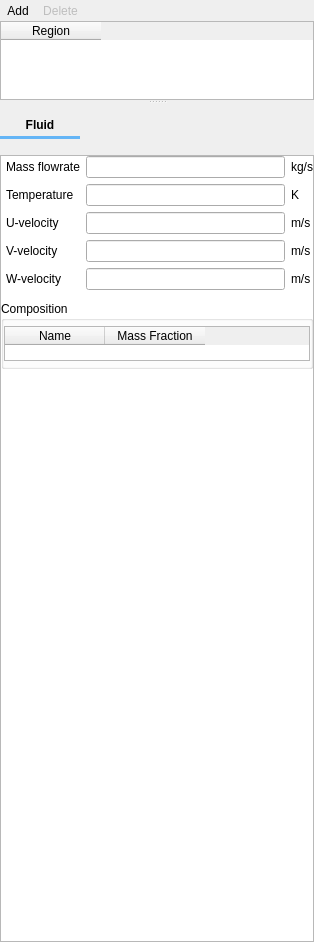
<?xml version="1.0" encoding="UTF-8"?>
<ui version="4.0">
 <class>point_sources</class>
 <widget class="QWidget" name="point_sources">
  <property name="geometry">
   <rect>
    <x>0</x>
    <y>0</y>
    <width>314</width>
    <height>942</height>
   </rect>
  </property>
  <property name="windowTitle">
   <string>Point Sources</string>
  </property>
  <property name="styleSheet">
   <string notr="true"/>
  </property>
  <layout class="QVBoxLayout" name="verticalLayout">
   <property name="spacing">
    <number>0</number>
   </property>
   <property name="leftMargin">
    <number>0</number>
   </property>
   <property name="topMargin">
    <number>0</number>
   </property>
   <property name="rightMargin">
    <number>0</number>
   </property>
   <property name="bottomMargin">
    <number>0</number>
   </property>
   <item>
    <widget class="QSplitter" name="splitter">
     <property name="orientation">
      <enum>Qt::Vertical</enum>
     </property>
     <widget class="QFrame" name="top_frame">
      <property name="sizePolicy">
       <sizepolicy hsizetype="Expanding" vsizetype="MinimumExpanding">
        <horstretch>0</horstretch>
        <verstretch>0</verstretch>
       </sizepolicy>
      </property>
      <property name="maximumSize">
       <size>
        <width>16777215</width>
        <height>100</height>
       </size>
      </property>
      <property name="frameShape">
       <enum>QFrame::NoFrame</enum>
      </property>
      <property name="frameShadow">
       <enum>QFrame::Plain</enum>
      </property>
      <layout class="QVBoxLayout" name="verticalLayout_3">
       <property name="spacing">
        <number>0</number>
       </property>
       <property name="leftMargin">
        <number>0</number>
       </property>
       <property name="topMargin">
        <number>0</number>
       </property>
       <property name="rightMargin">
        <number>0</number>
       </property>
       <property name="bottomMargin">
        <number>0</number>
       </property>
       <item>
        <widget class="QFrame" name="frame_add_delete">
         <property name="frameShape">
          <enum>QFrame::NoFrame</enum>
         </property>
         <property name="frameShadow">
          <enum>QFrame::Plain</enum>
         </property>
         <layout class="QHBoxLayout" name="horizontalLayout_7">
          <property name="spacing">
           <number>0</number>
          </property>
          <property name="leftMargin">
           <number>0</number>
          </property>
          <property name="topMargin">
           <number>0</number>
          </property>
          <property name="rightMargin">
           <number>0</number>
          </property>
          <property name="bottomMargin">
           <number>0</number>
          </property>
          <item>
           <layout class="QHBoxLayout" name="horizontalLayout">
            <item>
             <widget class="QToolButton" name="toolbutton_add">
              <property name="toolTip">
               <string>Define new point source over one or more regions</string>
              </property>
              <property name="text">
               <string>Add</string>
              </property>
              <property name="autoRaise">
               <bool>true</bool>
              </property>
             </widget>
            </item>
            <item>
             <widget class="QToolButton" name="toolbutton_delete">
              <property name="enabled">
               <bool>false</bool>
              </property>
              <property name="toolTip">
               <string>Delete point source for region</string>
              </property>
              <property name="text">
               <string>Delete</string>
              </property>
              <property name="autoRaise">
               <bool>true</bool>
              </property>
             </widget>
            </item>
            <item>
             <spacer name="horizontalSpacer">
              <property name="orientation">
               <enum>Qt::Horizontal</enum>
              </property>
              <property name="sizeHint" stdset="0">
               <size>
                <width>40</width>
                <height>20</height>
               </size>
              </property>
             </spacer>
            </item>
           </layout>
          </item>
         </layout>
        </widget>
       </item>
       <item>
        <widget class="QTableWidget" name="tablewidget_regions">
         <property name="maximumSize">
          <size>
           <width>16777215</width>
           <height>100</height>
          </size>
         </property>
         <property name="selectionMode">
          <enum>QAbstractItemView::SingleSelection</enum>
         </property>
         <property name="selectionBehavior">
          <enum>QAbstractItemView::SelectRows</enum>
         </property>
         <attribute name="horizontalHeaderHighlightSections">
          <bool>false</bool>
         </attribute>
         <attribute name="verticalHeaderVisible">
          <bool>false</bool>
         </attribute>
         <column>
          <property name="text">
           <string>Region</string>
          </property>
         </column>
        </widget>
       </item>
      </layout>
     </widget>
     <widget class="QFrame" name="bottom_frame">
      <property name="sizePolicy">
       <sizepolicy hsizetype="Expanding" vsizetype="Expanding">
        <horstretch>0</horstretch>
        <verstretch>0</verstretch>
       </sizepolicy>
      </property>
      <property name="frameShape">
       <enum>QFrame::NoFrame</enum>
      </property>
      <property name="frameShadow">
       <enum>QFrame::Plain</enum>
      </property>
      <layout class="QGridLayout" name="gridLayout_15">
       <property name="leftMargin">
        <number>0</number>
       </property>
       <property name="topMargin">
        <number>10</number>
       </property>
       <property name="rightMargin">
        <number>0</number>
       </property>
       <property name="bottomMargin">
        <number>0</number>
       </property>
       <item row="0" column="0">
        <layout class="QHBoxLayout" name="horizontalLayout_2">
         <item>
          <widget class="QFrame" name="tab_frame">
           <property name="styleSheet">
            <string notr="true">QPushButton:hover {color:#64B5F6; background-color: transparent;}
QPushButton:pressed { color: #64B5F6; background-color: transparent; }
QPushButton:checked { font: bold; background-color: transparent; }
      </string>
           </property>
           <property name="frameShape">
            <enum>QFrame::NoFrame</enum>
           </property>
           <property name="frameShadow">
            <enum>QFrame::Plain</enum>
           </property>
           <layout class="QGridLayout" name="tab_layout">
            <property name="leftMargin">
             <number>0</number>
            </property>
            <property name="topMargin">
             <number>0</number>
            </property>
            <property name="rightMargin">
             <number>0</number>
            </property>
            <property name="bottomMargin">
             <number>10</number>
            </property>
            <property name="spacing">
             <number>0</number>
            </property>
            <item row="1" column="0">
             <widget class="Line" name="tab_underline">
              <property name="sizePolicy">
               <sizepolicy hsizetype="Preferred" vsizetype="Fixed">
                <horstretch>0</horstretch>
                <verstretch>0</verstretch>
               </sizepolicy>
              </property>
              <property name="minimumSize">
               <size>
                <width>0</width>
                <height>3</height>
               </size>
              </property>
              <property name="maximumSize">
               <size>
                <width>16777215</width>
                <height>3</height>
               </size>
              </property>
              <property name="styleSheet">
               <string notr="true">QWidget{
	background-color: #64B5F6;
	border-color: #64B5F6;
}</string>
              </property>
              <property name="lineWidth">
               <number>0</number>
              </property>
              <property name="orientation">
               <enum>Qt::Horizontal</enum>
              </property>
             </widget>
            </item>
            <item row="0" column="0">
             <widget class="QPushButton" name="pushbutton_fluid">
              <property name="font">
               <font>
                <weight>75</weight>
                <bold>true</bold>
               </font>
              </property>
              <property name="text">
               <string>Fluid</string>
              </property>
              <property name="flat">
               <bool>true</bool>
              </property>
             </widget>
            </item>
           </layout>
          </widget>
         </item>
         <item>
          <spacer name="horizontalSpacer_2">
           <property name="orientation">
            <enum>Qt::Horizontal</enum>
           </property>
           <property name="sizeHint" stdset="0">
            <size>
             <width>40</width>
             <height>20</height>
            </size>
           </property>
          </spacer>
         </item>
        </layout>
       </item>
       <item row="1" column="0">
        <widget class="QScrollArea" name="scrollarea_detail">
         <property name="sizePolicy">
          <sizepolicy hsizetype="Expanding" vsizetype="MinimumExpanding">
           <horstretch>0</horstretch>
           <verstretch>0</verstretch>
          </sizepolicy>
         </property>
         <property name="minimumSize">
          <size>
           <width>0</width>
           <height>0</height>
          </size>
         </property>
         <property name="styleSheet">
          <string notr="true">QWidget#detail_pane {background-color: white}</string>
         </property>
         <property name="widgetResizable">
          <bool>true</bool>
         </property>
         <widget class="QWidget" name="detail_pane">
          <property name="geometry">
           <rect>
            <x>0</x>
            <y>0</y>
            <width>310</width>
            <height>774</height>
           </rect>
          </property>
          <layout class="QGridLayout" name="gridLayout_4">
           <property name="leftMargin">
            <number>0</number>
           </property>
           <property name="topMargin">
            <number>0</number>
           </property>
           <property name="rightMargin">
            <number>0</number>
           </property>
           <property name="bottomMargin">
            <number>0</number>
           </property>
           <property name="spacing">
            <number>0</number>
           </property>
           <item row="2" column="0">
            <spacer name="verticalSpacer">
             <property name="orientation">
              <enum>Qt::Vertical</enum>
             </property>
             <property name="sizeHint" stdset="0">
              <size>
               <width>20</width>
               <height>40</height>
              </size>
             </property>
            </spacer>
           </item>
           <item row="0" column="0" rowspan="2" colspan="2">
            <widget class="QStackedWidget" name="stackedwidget">
             <property name="sizePolicy">
              <sizepolicy hsizetype="Preferred" vsizetype="MinimumExpanding">
               <horstretch>0</horstretch>
               <verstretch>0</verstretch>
              </sizepolicy>
             </property>
             <property name="currentIndex">
              <number>0</number>
             </property>
             <widget class="QWidget" name="page_fluid">
              <layout class="QVBoxLayout" name="verticalLayout_2">
               <property name="spacing">
                <number>6</number>
               </property>
               <property name="leftMargin">
                <number>0</number>
               </property>
               <property name="topMargin">
                <number>0</number>
               </property>
               <property name="rightMargin">
                <number>0</number>
               </property>
               <property name="bottomMargin">
                <number>0</number>
               </property>
               <item>
                <widget class="QFrame" name="frame_fluid_parameters">
                 <property name="frameShape">
                  <enum>QFrame::NoFrame</enum>
                 </property>
                 <property name="frameShadow">
                  <enum>QFrame::Plain</enum>
                 </property>
                 <layout class="QGridLayout" name="gridLayout_3">
                  <property name="leftMargin">
                   <number>5</number>
                  </property>
                  <property name="topMargin">
                   <number>0</number>
                  </property>
                  <property name="rightMargin">
                   <number>0</number>
                  </property>
                  <property name="bottomMargin">
                   <number>5</number>
                  </property>
                  <item row="0" column="0">
                   <widget class="QLabel" name="label_ps_massflow_g">
                    <property name="text">
                     <string>Mass flowrate</string>
                    </property>
                   </widget>
                  </item>
                  <item row="0" column="1">
                   <widget class="LineEdit" name="lineedit_keyword_ps_massflow_g_args_PS"/>
                  </item>
                  <item row="1" column="0">
                   <widget class="QLabel" name="label_ps_t_g">
                    <property name="text">
                     <string>Temperature</string>
                    </property>
                   </widget>
                  </item>
                  <item row="1" column="1">
                   <widget class="LineEdit" name="lineedit_keyword_ps_t_g_args_PS"/>
                  </item>
                  <item row="1" column="2">
                   <widget class="QLabel" name="label_ps_t_g_units">
                    <property name="text">
                     <string>K</string>
                    </property>
                   </widget>
                  </item>
                  <item row="2" column="0">
                   <widget class="QLabel" name="label_ps_u_g">
                    <property name="text">
                     <string>U-velocity</string>
                    </property>
                   </widget>
                  </item>
                  <item row="2" column="1">
                   <widget class="LineEdit" name="lineedit_keyword_ps_u_g_args_PS"/>
                  </item>
                  <item row="2" column="2">
                   <widget class="QLabel" name="label_ps_u_g_units">
                    <property name="text">
                     <string>m/s</string>
                    </property>
                   </widget>
                  </item>
                  <item row="3" column="0">
                   <widget class="QLabel" name="label_ps_v_g">
                    <property name="text">
                     <string>V-velocity</string>
                    </property>
                   </widget>
                  </item>
                  <item row="3" column="1">
                   <widget class="LineEdit" name="lineedit_keyword_ps_v_g_args_PS"/>
                  </item>
                  <item row="4" column="1">
                   <widget class="LineEdit" name="lineedit_keyword_ps_w_g_args_PS"/>
                  </item>
                  <item row="3" column="2">
                   <widget class="QLabel" name="label_ps_v_g_units">
                    <property name="text">
                     <string>m/s</string>
                    </property>
                   </widget>
                  </item>
                  <item row="4" column="0">
                   <widget class="QLabel" name="label_ps_v_w">
                    <property name="text">
                     <string>W-velocity</string>
                    </property>
                   </widget>
                  </item>
                  <item row="4" column="2">
                   <widget class="QLabel" name="label_ps_v_w_units">
                    <property name="text">
                     <string>m/s</string>
                    </property>
                   </widget>
                  </item>
                  <item row="0" column="2">
                   <widget class="QLabel" name="label_ps_massflow_g_units">
                    <property name="text">
                     <string>kg/s</string>
                    </property>
                   </widget>
                  </item>
                 </layout>
                </widget>
               </item>
               <item>
                <widget class="QGroupBox" name="groupbox_fluid_composition">
                 <property name="title">
                  <string>Composition</string>
                 </property>
                 <property name="flat">
                  <bool>true</bool>
                 </property>
                 <layout class="QGridLayout" name="gridLayout_14">
                  <property name="leftMargin">
                   <number>0</number>
                  </property>
                  <property name="topMargin">
                   <number>5</number>
                  </property>
                  <property name="rightMargin">
                   <number>0</number>
                  </property>
                  <property name="bottomMargin">
                   <number>5</number>
                  </property>
                  <property name="spacing">
                   <number>6</number>
                  </property>
                  <item row="0" column="0">
                   <widget class="QTableWidget" name="tablewidget_fluid_mass_fraction">
                    <property name="maximumSize">
                     <size>
                      <width>16777215</width>
                      <height>35</height>
                     </size>
                    </property>
                    <property name="selectionMode">
                     <enum>QAbstractItemView::NoSelection</enum>
                    </property>
                    <attribute name="verticalHeaderVisible">
                     <bool>false</bool>
                    </attribute>
                    <column>
                     <property name="text">
                      <string>Name</string>
                     </property>
                    </column>
                    <column>
                     <property name="text">
                      <string>Mass Fraction</string>
                     </property>
                    </column>
                   </widget>
                  </item>
                 </layout>
                </widget>
               </item>
               <item>
                <spacer name="verticalSpacer_2">
                 <property name="orientation">
                  <enum>Qt::Vertical</enum>
                 </property>
                 <property name="sizeHint" stdset="0">
                  <size>
                   <width>20</width>
                   <height>40</height>
                  </size>
                 </property>
                </spacer>
               </item>
              </layout>
             </widget>
             <widget class="QWidget" name="page_dummy_solids_L">
              <property name="autoFillBackground">
               <bool>true</bool>
              </property>
              <layout class="QGridLayout" name="gridLayout_12">
               <item row="0" column="0">
                <widget class="QLabel" name="label_dummy_solids_L">
                 <property name="autoFillBackground">
                  <bool>false</bool>
                 </property>
                 <property name="styleSheet">
                  <string notr="true">background-color: white</string>
                 </property>
                 <property name="text">
                  <string>LEFT</string>
                 </property>
                </widget>
               </item>
              </layout>
             </widget>
             <widget class="QWidget" name="page_solids">
              <property name="styleSheet">
               <string notr="true"/>
              </property>
              <layout class="QVBoxLayout" name="verticalLayout_5">
               <property name="spacing">
                <number>6</number>
               </property>
               <property name="leftMargin">
                <number>0</number>
               </property>
               <property name="topMargin">
                <number>0</number>
               </property>
               <property name="rightMargin">
                <number>0</number>
               </property>
               <property name="bottomMargin">
                <number>0</number>
               </property>
               <item>
                <widget class="QFrame" name="frame_solids_parameters">
                 <property name="frameShape">
                  <enum>QFrame::NoFrame</enum>
                 </property>
                 <property name="frameShadow">
                  <enum>QFrame::Plain</enum>
                 </property>
                 <layout class="QGridLayout" name="gridLayout_2">
                  <property name="leftMargin">
                   <number>5</number>
                  </property>
                  <property name="topMargin">
                   <number>0</number>
                  </property>
                  <property name="rightMargin">
                   <number>0</number>
                  </property>
                  <property name="bottomMargin">
                   <number>5</number>
                  </property>
                  <item row="0" column="1">
                   <widget class="LineEdit" name="lineedit_keyword_ps_massflow_s_args_PS_P"/>
                  </item>
                  <item row="2" column="1">
                   <widget class="LineEdit" name="lineedit_keyword_ps_u_s_args_PS_P"/>
                  </item>
                  <item row="0" column="0">
                   <widget class="QLabel" name="label_ps_massflow_s">
                    <property name="text">
                     <string>Mass flowrate</string>
                    </property>
                   </widget>
                  </item>
                  <item row="1" column="0">
                   <widget class="QLabel" name="label_ps_t_s">
                    <property name="text">
                     <string>Temperature</string>
                    </property>
                   </widget>
                  </item>
                  <item row="1" column="1">
                   <widget class="LineEdit" name="lineedit_keyword_ps_t_s_args_PS_P"/>
                  </item>
                  <item row="1" column="2">
                   <widget class="QLabel" name="label_ps_t_s_units">
                    <property name="text">
                     <string>K</string>
                    </property>
                   </widget>
                  </item>
                  <item row="2" column="0">
                   <widget class="QLabel" name="label_ps_u_s">
                    <property name="text">
                     <string>U-velocity</string>
                    </property>
                   </widget>
                  </item>
                  <item row="3" column="1">
                   <widget class="LineEdit" name="lineedit_keyword_ps_v_s_args_PS_P"/>
                  </item>
                  <item row="2" column="2">
                   <widget class="QLabel" name="label_ps_u_s_units">
                    <property name="text">
                     <string>m/s</string>
                    </property>
                   </widget>
                  </item>
                  <item row="3" column="0">
                   <widget class="QLabel" name="label_ps_v_s">
                    <property name="text">
                     <string>V-velocity</string>
                    </property>
                   </widget>
                  </item>
                  <item row="3" column="2">
                   <widget class="QLabel" name="label_ps_v_s_units">
                    <property name="text">
                     <string>m/s</string>
                    </property>
                   </widget>
                  </item>
                  <item row="4" column="0">
                   <widget class="QLabel" name="label_ps_w_s">
                    <property name="text">
                     <string>W-velocity</string>
                    </property>
                   </widget>
                  </item>
                  <item row="4" column="1">
                   <widget class="LineEdit" name="lineedit_keyword_ps_w_s_args_PS_P"/>
                  </item>
                  <item row="4" column="2">
                   <widget class="QLabel" name="label_ps_w_s_units">
                    <property name="text">
                     <string>m/s</string>
                    </property>
                   </widget>
                  </item>
                  <item row="0" column="2">
                   <widget class="QLabel" name="label_ps_massflow_s">
                    <property name="text">
                     <string>kg/s</string>
                    </property>
                   </widget>
                  </item>
                 </layout>
                </widget>
               </item>
               <item>
                <widget class="QGroupBox" name="groupbox_solids_composition">
                 <property name="font">
                  <font>
                   <weight>75</weight>
                   <bold>true</bold>
                  </font>
                 </property>
                 <property name="title">
                  <string>Composition</string>
                 </property>
                 <property name="flat">
                  <bool>true</bool>
                 </property>
                 <layout class="QGridLayout" name="gridLayout_13">
                  <property name="leftMargin">
                   <number>0</number>
                  </property>
                  <property name="topMargin">
                   <number>5</number>
                  </property>
                  <property name="rightMargin">
                   <number>0</number>
                  </property>
                  <property name="bottomMargin">
                   <number>5</number>
                  </property>
                  <item row="0" column="0">
                   <widget class="QTableWidget" name="tablewidget_solids_mass_fraction">
                    <property name="maximumSize">
                     <size>
                      <width>16777215</width>
                      <height>35</height>
                     </size>
                    </property>
                    <property name="selectionMode">
                     <enum>QAbstractItemView::NoSelection</enum>
                    </property>
                    <attribute name="horizontalHeaderHighlightSections">
                     <bool>false</bool>
                    </attribute>
                    <attribute name="verticalHeaderVisible">
                     <bool>false</bool>
                    </attribute>
                    <column>
                     <property name="text">
                      <string>Name</string>
                     </property>
                    </column>
                    <column>
                     <property name="text">
                      <string>Mass Fraction</string>
                     </property>
                    </column>
                   </widget>
                  </item>
                 </layout>
                </widget>
               </item>
               <item>
                <spacer name="verticalSpacer_3">
                 <property name="orientation">
                  <enum>Qt::Vertical</enum>
                 </property>
                 <property name="sizeHint" stdset="0">
                  <size>
                   <width>20</width>
                   <height>40</height>
                  </size>
                 </property>
                </spacer>
               </item>
              </layout>
             </widget>
             <widget class="QWidget" name="page_dummy_solids_R">
              <property name="autoFillBackground">
               <bool>true</bool>
              </property>
              <layout class="QGridLayout" name="gridLayout_11">
               <item row="0" column="0">
                <widget class="QLabel" name="label_dummy_solids_R">
                 <property name="autoFillBackground">
                  <bool>false</bool>
                 </property>
                 <property name="styleSheet">
                  <string notr="true">background-color: white</string>
                 </property>
                 <property name="text">
                  <string>RIGHT</string>
                 </property>
                </widget>
               </item>
              </layout>
             </widget>
            </widget>
           </item>
          </layout>
          <zorder>stackedwidget</zorder>
          <zorder>verticalSpacer</zorder>
         </widget>
        </widget>
       </item>
      </layout>
     </widget>
    </widget>
   </item>
  </layout>
 </widget>
 <customwidgets>
  <customwidget>
   <class>LineEdit</class>
   <extends>QLineEdit</extends>
   <header>mfixgui.widgets.base</header>
  </customwidget>
 </customwidgets>
 <resources/>
 <connections/>
</ui>
